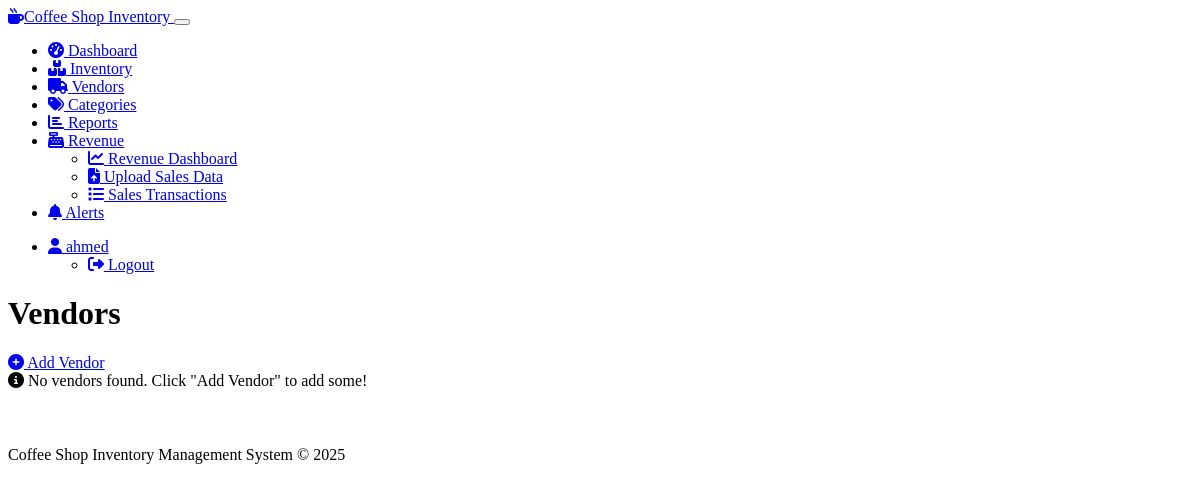
Page /vendors (signed in) on the earlier database version.
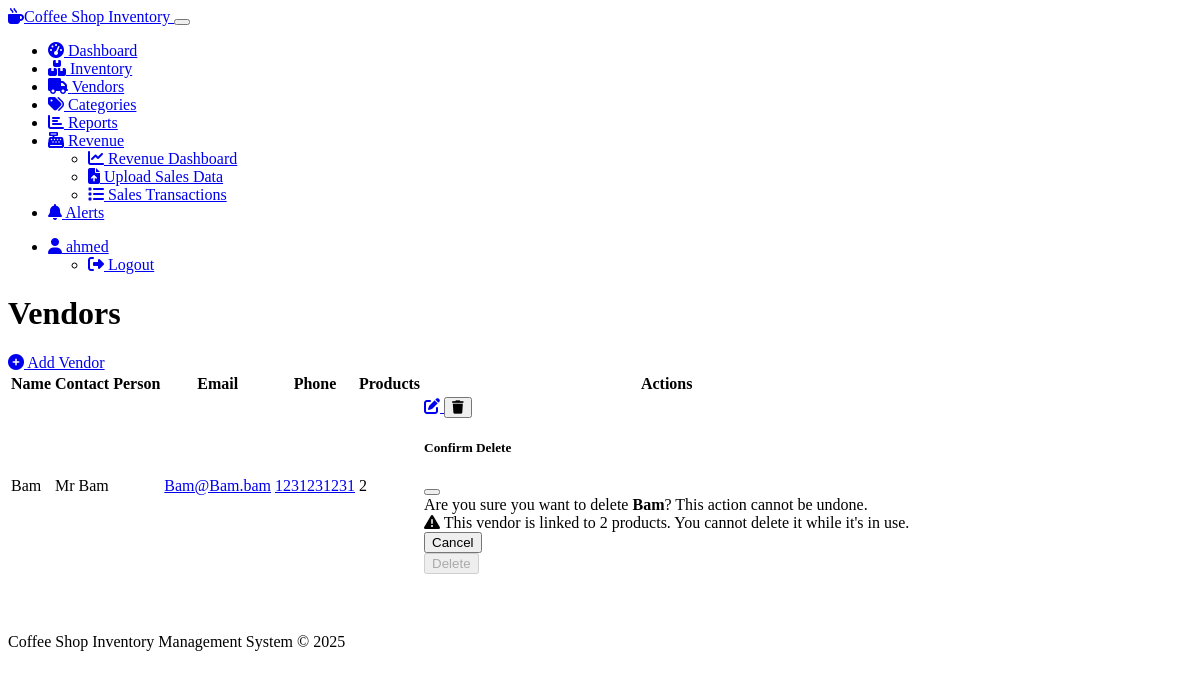
Same page on the later database version.
### models.py (models this page shows, shortened)
class Vendor(db.Model):
    id = db.Column(db.Integer, primary_key=True)
    name = db.Column(db.String(100), nullable=False)
    contact_name = db.Column(db.String(100))
    email = db.Column(db.String(120))
    phone = db.Column(db.String(20))
    address = db.Column(db.Text)
    notes = db.Column(db.Text)
    products = db.relationship('Product', backref='vendor', lazy=True)

### inventory.py (the view)
@inventory.route('/vendors')
@login_required
def vendor_list():
    vendors = Vendor.query.order_by(Vendor.name).all()
    return render_template('vendors.html', vendors=vendors)

### app.py (called while the page is built)
    @app.context_processor
    def utility_processor():
        return {
            'get_low_stock_products': get_low_stock_products,
            'get_products_by_category': get_products_by_category,
            'get_inventory_value': get_inventory_value,
            'get_transaction_history': get_transaction_history,
            'format_currency': format_currency,
            'get_category_value_distribution': get_category_value_distribution,
            'get_transaction_summary': get_transaction_summary
        }

### models.py (called while the page is built)
@login_manager.user_loader
def load_user(user_id):
    return User.query.get(int(user_id))

### utils.py (called while the page is built)
def get_low_stock_products():
    return Product.query.filter(Product.quantity <= Product.min_quantity).all()

### templates/vendors.html (shortened to what the changed rows need)
{% extends "base.html" %}
{% block content %}
<div class="d-flex justify-content-between align-items-center mb-4">
    <h1 class="display-5 mb-0">Vendors</h1>
</div>
<div class="card border-0 shadow-sm">
    <div class="card-body p-0">
        {% if vendors %}
        <div class="table-responsive">
            <table class="table table-hover mb-0">
                <thead class="table-light">
                    <tr>
                        <th>Name</th>
                        <th>Contact Person</th>
                        <th>Email</th>
                        <th>Phone</th>
                        <th>Products</th>
                        <th>Actions</th>
                    </tr>
                </thead>
                <tbody>
                    {% for vendor in vendors %}
                    <tr>
                        <td>{{ vendor.name }}</td>
                        <td>{{ vendor.contact_name or '-' }}</td>
                        <td>
                            {% if vendor.email %}
                            <a href="mailto:{{ vendor.email }}">{{ vendor.email }}</a>
                            {% else %}
                            -
                            {% endif %}
                        </td>
                        <td>
                            {% if vendor.phone %}
                            <a href="tel:{{ vendor.phone }}">{{ vendor.phone }}</a>
                            {% else %}
                            -
                            {% endif %}
                        </td>
                        <td>{{ vendor.products|length }}</td>
                        <td>
                            <div class="btn-group" role="group">
                                <a href="{{ url_for('inventory.edit_vendor', id=vendor.id) }}" class="btn btn-sm btn-primary">
                                    <i class="fas fa-edit"></i>
                                </a>
                                <button type="button" class="btn btn-sm btn-danger" data-bs-toggle="modal" data-bs-target="#deleteModal{{ vendor.id }}">
                                    <i class="fas fa-trash"></i>
                                </button>
                            </div>
                            <div class="modal fade" id="deleteModal{{ vendor.id }}" tabindex="-1" aria-labelledby="deleteModalLabel{{ vendor.id }}" aria-hidden="true">
                                <div class="modal-dialog">
                                    <div class="modal-content">
                                        <div class="modal-header">
                                            <h5 class="modal-title" id="deleteModalLabel{{ vendor.id }}">Confirm Delete</h5>
                                            <button type="button" class="btn-close" data-bs-dismiss="modal" aria-label="Close"></button>
                                        </div>
                                        <div class="modal-body">
                                            Are you sure you want to delete <strong>{{ vendor.name }}</strong>? This action cannot be undone.
                                            {% if vendor.products|length > 0 %}
                                            <div class="alert alert-warning mt-3">
                                                <i class="fas fa-exclamation-triangle me-1"></i> This vendor is linked to {{ vendor.products|length }} products. You cannot delete it while it's in use.
                                            </div>
                                            {% endif %}
                                        </div>
                                        <div class="modal-footer">
                                            <button type="button" class="btn btn-secondary" data-bs-dismiss="modal">Cancel</button>
                                            <form action="{{ url_for('inventory.delete_vendor', id=vendor.id) }}" method="POST">
                                                <button type="submit" class="btn btn-danger" {% if vendor.products|length > 0 %}disabled{% endif %}>Delete</button>
                                            </form>
                                        </div>
                                    </div>
                                </div>
                            </div>
                        </td>
                    </tr>
                    {% endfor %}
                </tbody>
            </table>
        </div>
        {% else %}
        <div class="alert alert-info m-3">
            <i class="fas fa-info-circle me-2"></i> No vendors found. Click "Add Vendor" to add some!
        </div>
        {% endif %}
    </div>
</div>
{% endblock %}

Differences in the rows shown:
added Vendor: name "Bam", contact_name "Mr Bam", email "Bam@Bam.bam", phone "1231231231", products|length "2"
Other differences:
text no longer shown: "No vendors found. Click \"Add Vendor\" to add some!"
text now shown: "Name Contact Person Email Phone Products Actions"
